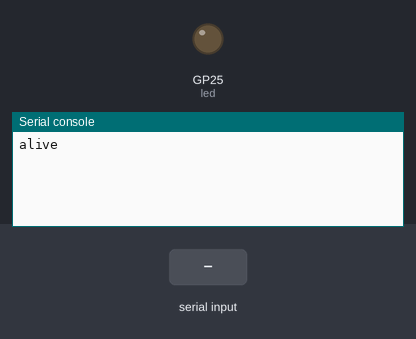
Bench run of a program on a simulated Raspberry Pi Pico running CircuitPython. Shown: output pins drawn as LEDs (lit = HIGH), the last lines printed to the serial console. The test bench sets the inputs (shaded band).

Above: at 1.2 s.
1.3 s: "1" received over the second serial link
At 2.8 s:
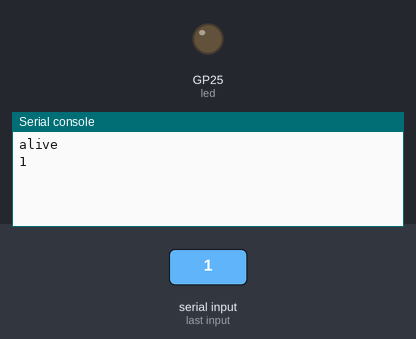
3.5 s: "0" received over the second serial link
At 4.4 s:
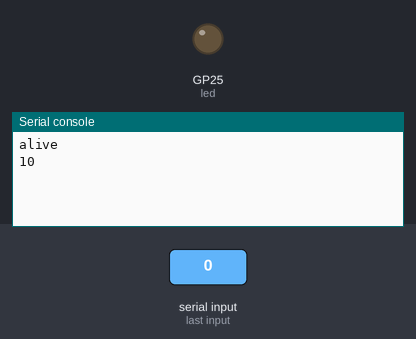

Measured:
- after the input at 1.3 s, the serial console: prints a new line after 0.70 s (image 1)
- after the input at 3.5 s, the serial console: prints a new line after 0.50 s (image 2)

The program:

i2c_test.py
```python
import board
import busio
import digitalio

led = digitalio.DigitalInOut(board.LED)
led.direction = digitalio.Direction.OUTPUT

uart = busio.UART(board.GP0, board.GP1, baudrate=9600)
print("alive")

while True:
    data = uart.read(32)

    if data is not None: # If anything is recieved
        led.value = True

        data_string = ''.join([chr(b) for b in data]) # Bytes to str
        print(data_string, end="")
        led.value = False
```
